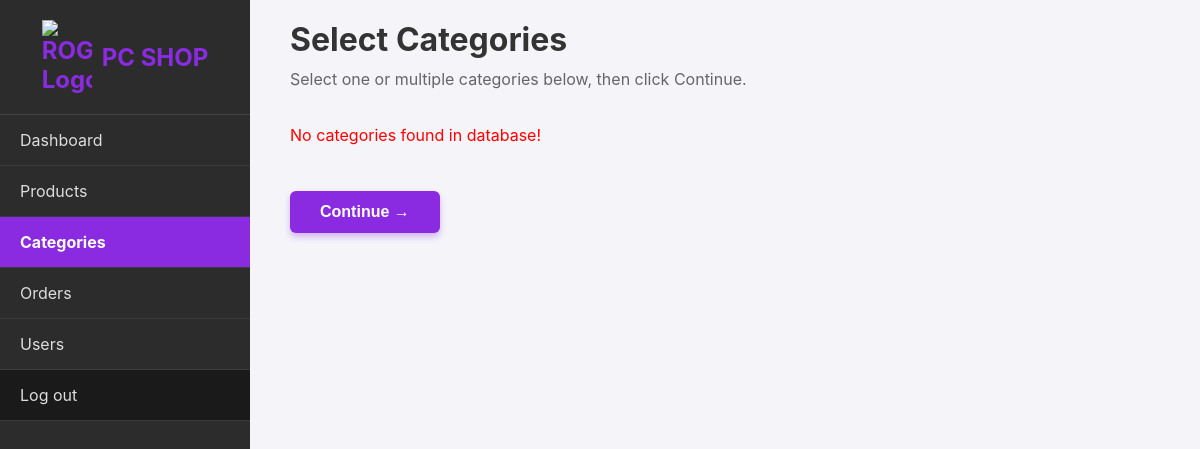
The page /manage_categories.php (signed in) on the database as committed earlier.
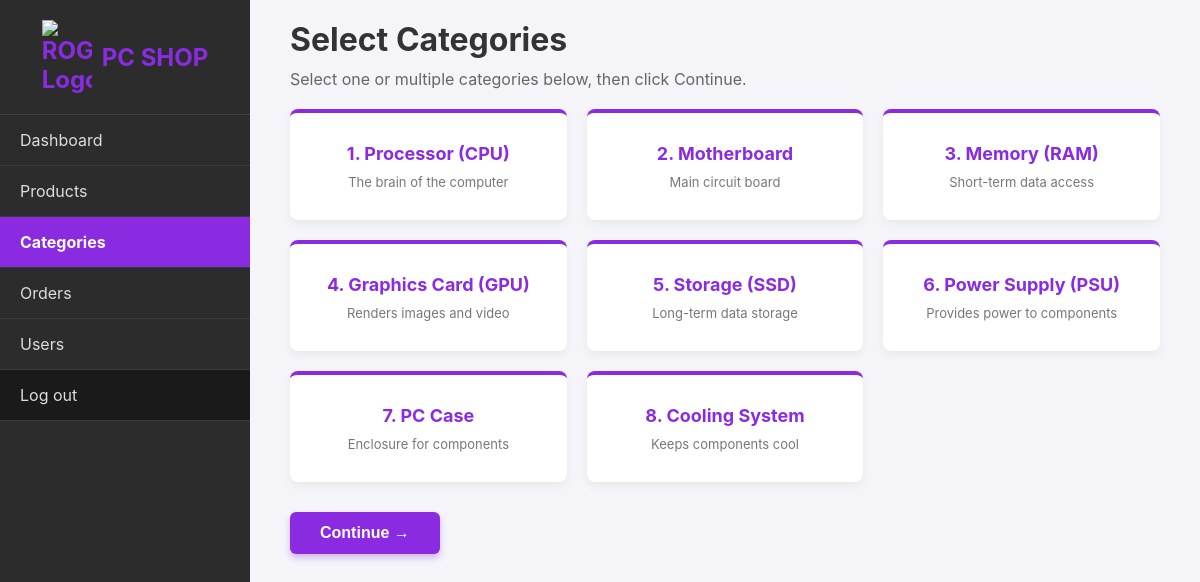
The same page on the database as committed later.
### tables this page shows
CREATE TABLE `categories` (
  `category_id` int(11) NOT NULL AUTO_INCREMENT,
  `category_name` varchar(50) NOT NULL,
  `description` text DEFAULT NULL,
  PRIMARY KEY (`category_id`)
);

### manage_categories.php (the view, shortened to what this page needs)
<?php
include 'db_connect.php';
$selected_cat_ids = isset($_GET['category_ids']) ? $_GET['category_ids'] : [];
$safe_cat_ids = array_map('intval', $selected_cat_ids);
$safe_cat_ids = array_filter($safe_cat_ids);
?>
<!DOCTYPE html>
<html lang="en">
<head>
</head>
<body>
    <div class="sidebar">
        <h2>
            <img src="photo/Admin_dashboard_logo.jpg" alt="ROG Logo" class="sidebar-logo">
            <span>PC SHOP</span>
        </h2>
        <ul>
            <li><a href="admin_dashboard.php">Dashboard</a></li>
            <li><a href="manage_products.php">Products</a></li>
            <li><a href="manage_categories.php" class="active">Categories</a></li>
            <li><a href="manage_orders.php">Orders</a></li>
            <li><a href="manage_users.php">Users</a></li>
            <li><a href="admin_logout.php" class="logout-btn">Log out</a></li>
        </ul>
    </div>
    <div class="main-content">
        <?php if (empty($safe_cat_ids)): ?>
            <div class="header-top">
                <h1>Select Categories</h1>
            </div>
            <p style="color: #666; margin-top: -10px; margin-bottom: 20px;">Select one or multiple categories below, then click Continue.</p>
            <form action="manage_categories.php" method="GET">
                <div class="category-grid">
                    <?php
                    $sql_cats = "SELECT * FROM categories ORDER BY category_id ASC";
                    $res_cats = mysqli_query($conn, $sql_cats);
                    if ($res_cats && mysqli_num_rows($res_cats) > 0) {
                        while($cat = mysqli_fetch_assoc($res_cats)) {
                            $cid = $cat['category_id'];
                            echo "<div>
                                    <input type='checkbox' name='category_ids[]' value='{$cid}' id='cat_{$cid}' class='cat-checkbox'>
                                    <label for='cat_{$cid}' class='cat-card'>
                                        <h3>{$cid}. " . htmlspecialchars($cat['category_name']) . "</h3>
                                        <p>" . htmlspecialchars($cat['description']) . "</p>
                                    </label>
                                  </div>";
                        }
                    } else {
                        echo "<p style='color:red;'>No categories found in database!</p>";
                    }
                    ?>
                </div>
                <button type="submit" class="btn-continue">Continue &rarr;</button>
            </form>
        <?php endif; ?>
    </div>
</body>
</html>

Rows that differ between the two databases and show on the page:
added categories: category_id "1", category_name "Processor (CPU)", description "The brain of the computer"
added categories: category_id "2", category_name "Motherboard", description "Main circuit board"
added categories: category_id "3", category_name "Memory (RAM)", description "Short-term data access"
added categories: category_id "4", category_name "Graphics Card (GPU)", description "Renders images and video"
added categories: category_id "5", category_name "Storage (SSD)", description "Long-term data storage"
added categories: category_id "6", category_name "Power Supply (PSU)", description "Provides power to components"
added categories: category_id "7", category_name "PC Case", description "Enclosure for components"
added categories: category_id "8", category_name "Cooling System", description "Keeps components cool"
Other text that changed with them:
text no longer shown: "No categories found in database!"
